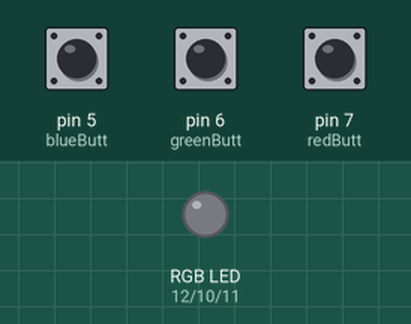
Recording of a sketch running on a simulated Arduino Uno, built with avr-gcc and run on an emulated ATmega328P. Parts: an RGB LED mixed from three pins (HIGH = lit). Inputs (shaded band) come from the test bench; at power-on: pin 5 (blueButt) HIGH, pin 6 (greenButt) HIGH, pin 7 (redButt) HIGH.

Above: at 1.2 s.
1.3 s: pin 5 (blueButt) pulled LOW for 0.15 s
At 1.37 s:
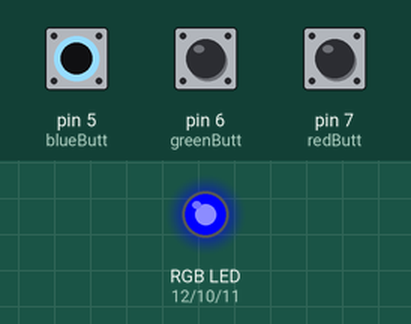
2.9 s: pin 6 (greenButt) pulled LOW for 0.15 s
At 2.97 s:
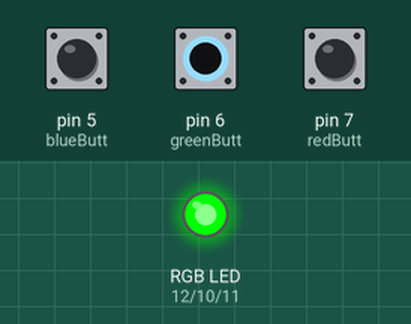
4.5 s: pin 7 (redButt) pulled LOW for 0.15 s
At 4.57 s:
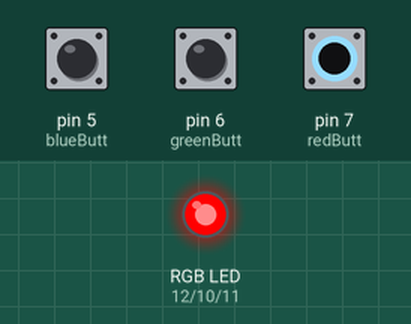
6.1 s: pin 7 (redButt) pulled LOW for 3.2 s
At 9.8 s:
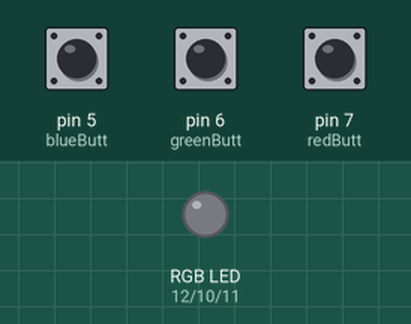
10.8 s: pin 5 (blueButt) pulled LOW for 3.2 s
At 12.1 s:
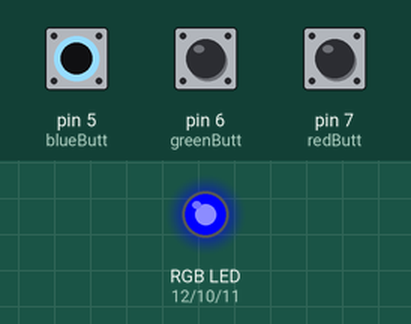
15.5 s: pin 5 (blueButt) driven LOW and pin 6 (greenButt) driven LOW
At 16.9 s:
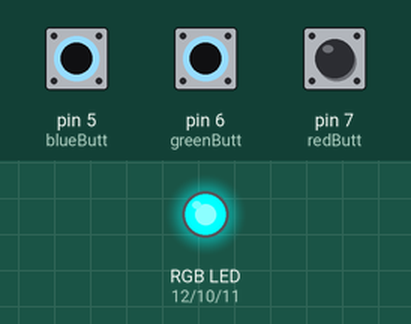
Timing chart, 0 to 18.0 s (numbered marks = the images above; inputs shaded):
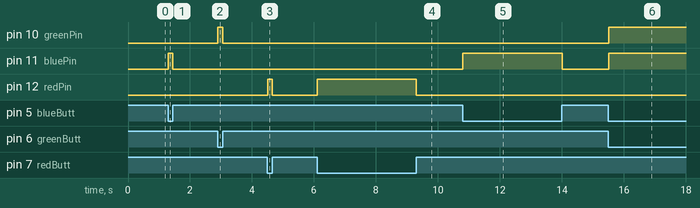

The sketch:

TEC284QUIZ_copy_20250220150821.ino
```cpp
// Define pin numbers for RGB LED and buttons
int redPin = 12;   // Red LED pin
int bluePin = 11;  // Blue LED pin
int greenPin = 10; // Green LED pin
int redButt = 7;   // Red button pin
int greenButt = 6; // Green button pin
int blueButt = 5;  // Blue button pin

// Variables to store LED brightness levels
int redValue = 0;
int greenValue = 0;
int blueValue = 0;

// Variables to track button states
int lastRedButtState = LOW;
int currentRedButtState = LOW;
int lastGreenButtState = LOW;
int currentGreenButtState = LOW;
int lastBlueButtState = LOW;
int currentBlueButtState = LOW;

void setup() {
  // Set LED pins as OUTPUT
  pinMode(redPin, OUTPUT);
  pinMode(greenPin, OUTPUT);
  pinMode(bluePin, OUTPUT);

  // Set button pins as INPUT
  pinMode(redButt, INPUT);
  pinMode(greenButt, INPUT);
  pinMode(blueButt, INPUT);
}

void loop() {
  // Read the current state of each button
  currentRedButtState = digitalRead(redButt);
  currentGreenButtState = digitalRead(greenButt);
  currentBlueButtState = digitalRead(blueButt);

  // Reset color values
  redValue = 0;
  greenValue = 0;
  blueValue = 0;

  // Check if any button has been pressed
  checkRedButton();
  checkGreenButton();
  checkBlueButton();

  // Update the RGB LED color based on button presses
  updateLED();

  // Store the current button state for the next iteration
  lastRedButtState = currentRedButtState;
  lastGreenButtState = currentGreenButtState;
  lastBlueButtState = currentBlueButtState;
}

// Function to check if the red button is pressed
void checkRedButton() {
  if (currentRedButtState == LOW) {
    redValue = 255;   // Set red component
  }
}

// Function to check if the green button is pressed
void checkGreenButton() {
  if (currentGreenButtState == LOW) {
    greenValue = 255; // Set green component
  }
}

// Function to check if the blue button is pressed
void checkBlueButton() {
  if (currentBlueButtState == LOW) {
    blueValue = 255; // Set blue component
  }
}

// Function to update the RGB LED color
void updateLED() {
  analogWrite(redPin, redValue);   // Adjust red brightness
  analogWrite(greenPin, greenValue); // Adjust green brightness
  analogWrite(bluePin, blueValue); // Adjust blue brightness
}
```

Measured:
- after the input at 1.3 s, pin 11 (bluePin): LOW → HIGH at once, → LOW 0.15 s later
- after the input at 2.9 s, pin 10 (greenPin): LOW → HIGH at once, → LOW 0.15 s later
- after the input at 4.5 s, pin 12 (redPin): LOW → HIGH at once, → LOW 0.15 s later
- after the input at 6.1 s, pin 12 (redPin): LOW → HIGH at once, → LOW 3.2 s later
- after the input at 10.8 s, pin 11 (bluePin): LOW → HIGH at once, → LOW 3.2 s later
- after the input at 15.5 s, pin 10 (greenPin), pin 11 (bluePin): LOW → HIGH at once
